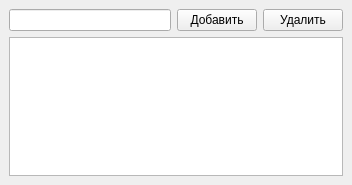
<?xml version="1.0" encoding="UTF-8"?>
<ui version="4.0">
 <class>MainWindow</class>
 <widget class="QMainWindow" name="MainWindow">
  <property name="geometry">
   <rect>
    <x>0</x>
    <y>0</y>
    <width>352</width>
    <height>185</height>
   </rect>
  </property>
  <property name="windowTitle">
   <string>Статусы заказов</string>
  </property>
  <widget class="QWidget" name="centralwidget">
   <layout class="QGridLayout" name="gridLayout">
    <item row="0" column="0">
     <layout class="QHBoxLayout" name="horizontalLayout">
      <item>
       <widget class="QLineEdit" name="lineEdit"/>
      </item>
      <item>
       <widget class="QPushButton" name="pushButton">
        <property name="text">
         <string>Добавить</string>
        </property>
       </widget>
      </item>
      <item>
       <widget class="QPushButton" name="pushButton_2">
        <property name="text">
         <string>Удалить</string>
        </property>
       </widget>
      </item>
     </layout>
    </item>
    <item row="1" column="0">
     <widget class="QListView" name="listView"/>
    </item>
   </layout>
  </widget>
 </widget>
 <resources/>
 <connections/>
</ui>
